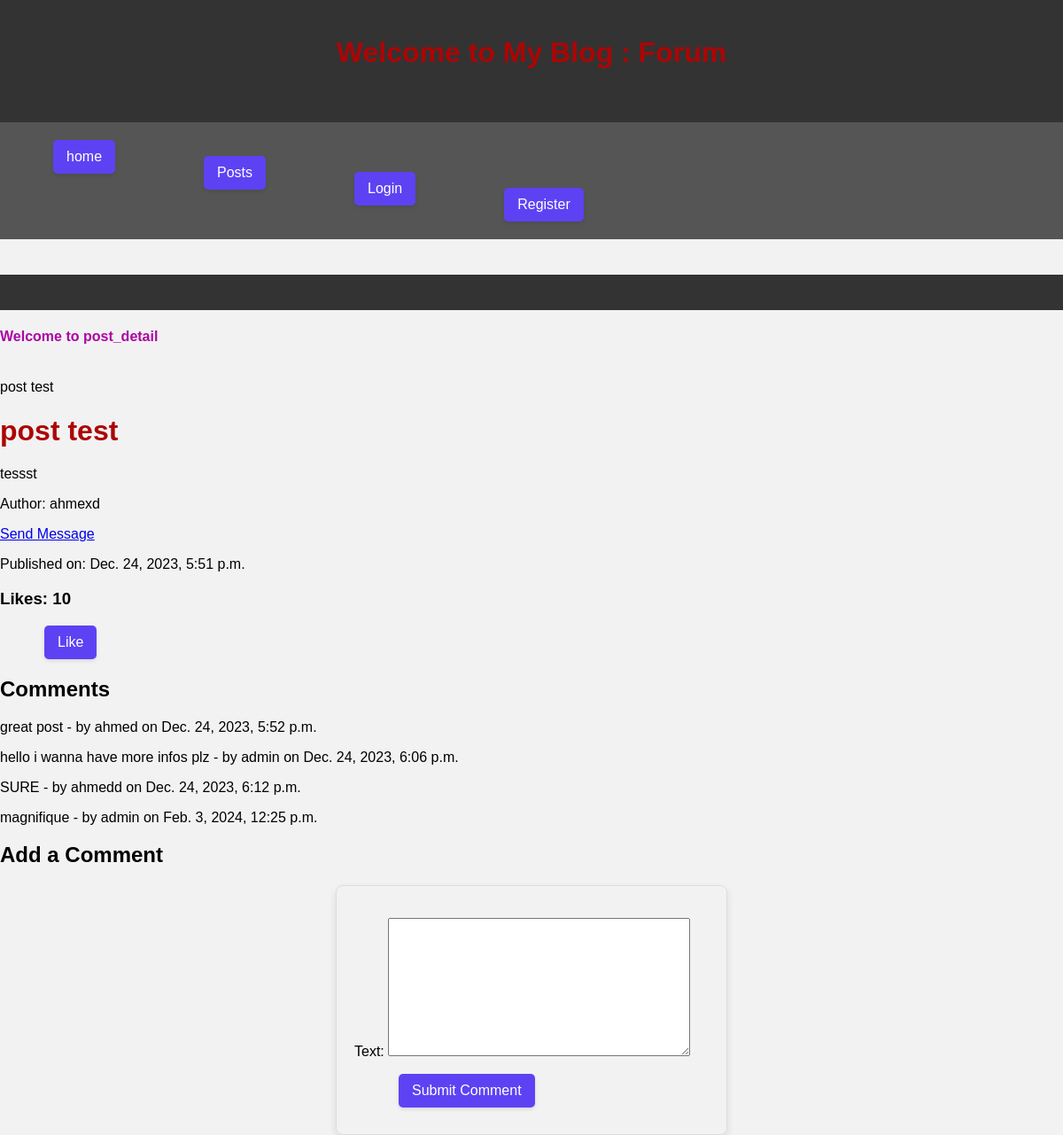
Screenshot of /post/post-test/ with the database file from the repository.
### gestion_blog/models.py (models this page shows, shortened)
class Post(models.Model):
    title = models.CharField(max_length=200)
    content = models.TextField()
    pub_date = models.DateTimeField(auto_now_add=True)
    author = models.ForeignKey(User, on_delete=models.CASCADE)
    slug = models.SlugField(unique=True)
    likes = models.PositiveIntegerField(default=0)

class Comment(models.Model):
    post = models.ForeignKey(Post, on_delete=models.CASCADE, related_name='comments')
    author = models.ForeignKey(User, on_delete=models.CASCADE)
    text = models.TextField()
    pub_date = models.DateTimeField(auto_now_add=True)
    approved = models.BooleanField(default=True)

### gestion_blog/views.py (the view)
# urls.py: path('post/<slug:slug>/', views.post_detail, name='post_detail'),
def post_detail(request, slug):
    post = get_object_or_404(Post, slug=slug)
    comments = post.comments.filter(approved=True)
    user_likes_post = False
    if request.user.is_authenticated:
        user_likes_post = Like.objects.filter(user=request.user, post=post).exists()
    if request.method == 'POST':
        form = CommentForm(request.POST)
        if form.is_valid():
            new_comment = form.save(commit=False)
            new_comment.post = post
            new_comment.author = request.user  # Assuming you have user authentication
            new_comment.save()
            return redirect('post_detail', slug=slug)
    else:
        form = CommentForm()
    context = {
        'post': post,
        'comments': comments,
        'form': form,
        'user_likes_post': user_likes_post,
    }
    return render(request, 'gestion_blog/post_detail.html', context)

### gestion_blog/forms.py
class CommentForm(forms.ModelForm):
    class Meta:
        model = Comment
        fields = ['text']

### gestion_blog/templates/gestion_blog/post_detail.html (shortened to what this page needs)
{% load static %}
<head>
    <link rel="stylesheet" href="{% static 'gestion_blog/styles.css' %}">
    {% include 'gestion_blog/base.html' %}
</head>
{% block header %}
    <h4> Welcome to post_detail </h4>
{% endblock %}
{% block title %}{{ post.title }}{% endblock %}
{% block content %}
  <h1>{{ post.title }}</h1>
  <p>{{ post.content }}</p>
  <p>Author: {{ post.author.username }}</p>             <a href="{% url 'send_message' recipient_username=user.username %}">Send Message</a>
  <p>Published on: {{ post.pub_date }}</p>
  <h3>Likes: <span id="like-count">{{ post.likes }}</span></h3>
  <button id="like-button">Like</button>
  <h2>Comments</h2>
  {% for comment in comments %}
    <p>{{ comment.text }} - by {{ comment.author.username }} on {{ comment.pub_date }}</p>
  {% endfor %}
  <h2>Add a Comment</h2>
  <form method="post" action="{% url 'add_comment' slug=post.slug %}">
    {{ form.as_p }}
    <button type="submit">Submit Comment</button>
  </form>
{% endblock %}

### gestion_blog/static/gestion_blog/styles.css (style rules this page uses)
body { background-color: #46313171; font-family: 'Arial', sans-serif; }
h1 { color: #ac0505; }
h4 { color: #ac05a4; }
button, input[type="submit"], a.button { display: inline-block; padding: 10px 15px; margin: 10px 50; border: none; border-radius: 5px; background-color: #5d42f4; color: #fff; text-align: center; text-decoration: none; font-size: 16px; cursor: pointer; box-shadow: 0 2px 4px rgba(0, 0, 0, 0.1); display: flex; justify-content: space-between; }
form { max-width: 400px; margin: 0 auto; padding: 20px; border: 1px solid #ddd; border-radius: 8px; box-shadow: 0 4px 8px rgba(0, 0, 0, 0.1); }

### gestion_blog/templates/gestion_blog/base.html (style rules this page uses)
body { font-family: Arial, sans-serif; background-color: #f2f2f2; margin: 0; padding: 0; }

### rows the page displays
Post: title "post test", content "tessst", author.username "ahmexd", pub_date "Dec. 24, 2023, 5:51 p.m.", likes "10"
Comment: text "great post", author.username "ahmed", pub_date "Dec. 24, 2023, 5:52 p.m."
Comment: text "hello i wanna have more infos plz", author.username "admin", pub_date "Dec. 24, 2023, 6:06 p.m."
Comment: text "SURE", author.username "ahmedd", pub_date "Dec. 24, 2023, 6:12 p.m."
Comment: text "magnifique", author.username "admin", pub_date "Feb. 3, 2024, 12:25 p.m."
